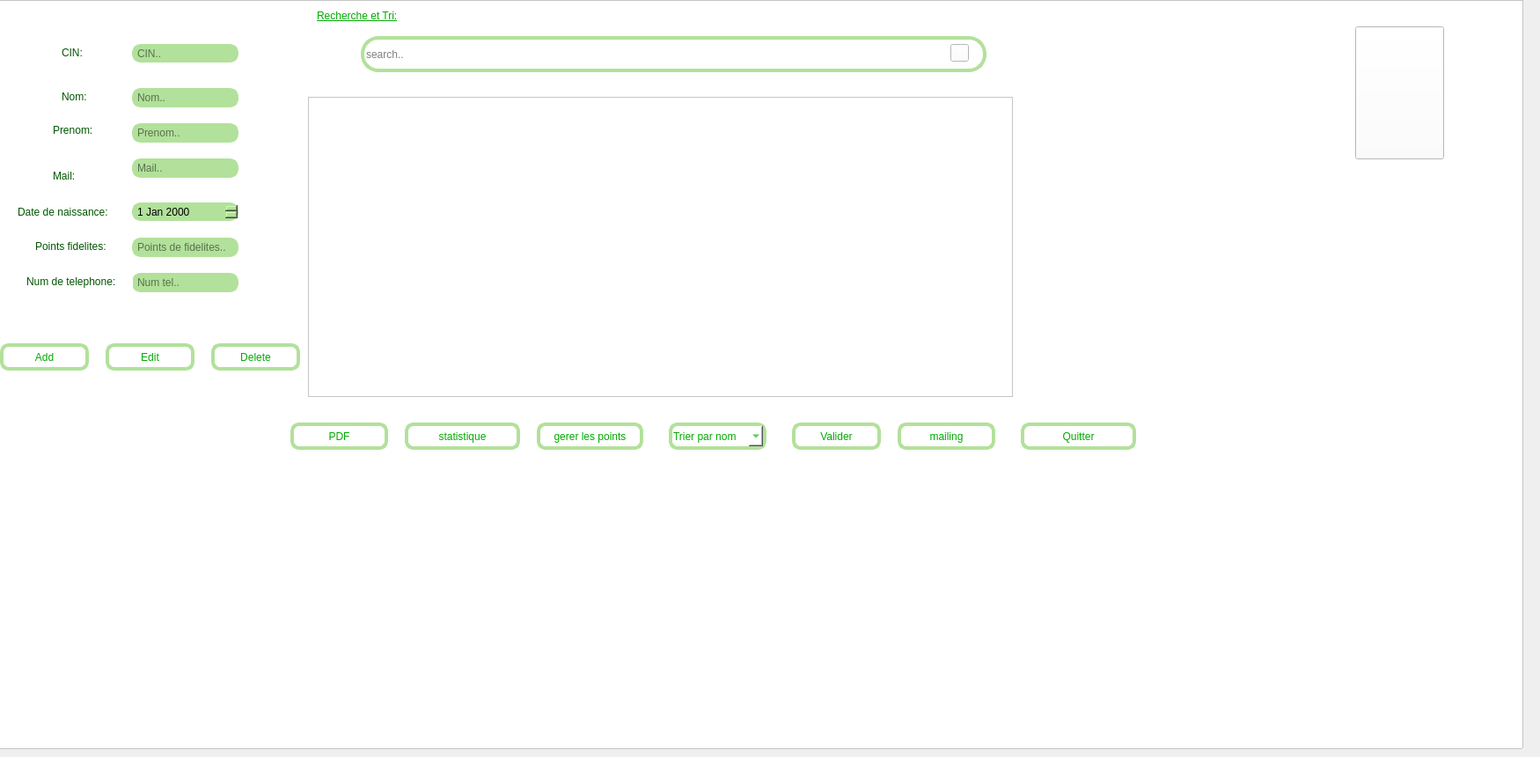
    <widget class="QWidget" name="page_4">
     <widget class="QFrame" name="frame_6">
      <property name="geometry">
       <rect>
        <x>-10</x>
        <y>0</y>
        <width>1741</width>
        <height>851</height>
       </rect>
      </property>
      <property name="styleSheet">
       <string notr="true">background-color: rgb(255, 255, 255);
</string>
      </property>
      <property name="frameShape">
       <enum>QFrame::StyledPanel</enum>
      </property>
      <property name="frameShadow">
       <enum>QFrame::Raised</enum>
      </property>
      <widget class="QLineEdit" name="le_cinclient">
       <property name="geometry">
        <rect>
         <x>160</x>
         <y>50</y>
         <width>121</width>
         <height>21</height>
        </rect>
       </property>
       <property name="styleSheet">
        <string notr="true">background-color: rgb(178, 225, 155);
ffont: 15pt &quot;Centaur&quot;;

border-radius: 10px;
border: 4px solid rgb(178, 225, 155);
</string>
       </property>
       <property name="placeholderText">
        <string>CIN..</string>
       </property>
      </widget>
      <widget class="QLineEdit" name="le_nomclient">
       <property name="geometry">
        <rect>
         <x>160</x>
         <y>100</y>
         <width>121</width>
         <height>22</height>
        </rect>
       </property>
       <property name="styleSheet">
        <string notr="true">background-color: rgb(178, 225, 155);
ffont: 15pt &quot;Centaur&quot;;
border-radius: 10px;
border: 4px solid rgb(178, 225, 155);
</string>
       </property>
       <property name="placeholderText">
        <string>Nom..</string>
       </property>
      </widget>
      <widget class="QLineEdit" name="le_prenomclient">
       <property name="geometry">
        <rect>
         <x>160</x>
         <y>140</y>
         <width>121</width>
         <height>22</height>
        </rect>
       </property>
       <property name="styleSheet">
        <string notr="true">background-color: rgb(178, 225, 155);
ffont: 15pt &quot;Centaur&quot;;
border-radius: 10px;
border: 4px solid rgb(178, 225, 155);
</string>
       </property>
       <property name="placeholderText">
        <string>Prenom..</string>
       </property>
      </widget>
      <widget class="QLineEdit" name="le_mailclient">
       <property name="geometry">
        <rect>
         <x>160</x>
         <y>180</y>
         <width>121</width>
         <height>22</height>
        </rect>
       </property>
       <property name="styleSheet">
        <string notr="true">background-color: rgb(178, 225, 155);
ffont: 15pt &quot;Centaur&quot;;
border-radius: 10px;
border: 4px solid rgb(178, 225, 155);
</string>
       </property>
       <property name="placeholderText">
        <string>Mail..</string>
       </property>
      </widget>
      <widget class="QDateEdit" name="le_dateclient">
       <property name="geometry">
        <rect>
         <x>160</x>
         <y>230</y>
         <width>121</width>
         <height>21</height>
        </rect>
       </property>
       <property name="styleSheet">
        <string notr="true">
background-color: rgb(178, 225, 155);
ffont: 15pt &quot;Centaur&quot;;
border-radius: 10px;
border: 4px solid rgb(178, 225, 155);
</string>
       </property>
      </widget>
      <widget class="QLineEdit" name="le_nbPointsFidelites">
       <property name="geometry">
        <rect>
         <x>160</x>
         <y>270</y>
         <width>121</width>
         <height>22</height>
        </rect>
       </property>
       <property name="styleSheet">
        <string notr="true">background-color: rgb(178, 225, 155);
ffont: 15pt &quot;Centaur&quot;;
border-radius: 10px;
border: 4px solid rgb(178, 225, 155);
</string>
       </property>
       <property name="placeholderText">
        <string>Points de fidelites..</string>
       </property>
      </widget>
      <widget class="QLineEdit" name="le_numTelclient">
       <property name="geometry">
        <rect>
         <x>160</x>
         <y>310</y>
         <width>121</width>
         <height>22</height>
        </rect>
       </property>
       <property name="styleSheet">
        <string notr="true">background-color: rgb(178, 225, 155);
ffont: 15pt &quot;Centaur&quot;;
border-radius: 10px;
border: 4px solid rgb(178, 225, 155);
</string>
       </property>
       <property name="placeholderText">
        <string>Num tel..</string>
       </property>
      </widget>
      <widget class="QPushButton" name="pb_ajouterClient">
       <property name="geometry">
        <rect>
         <x>10</x>
         <y>390</y>
         <width>101</width>
         <height>31</height>
        </rect>
       </property>
       <property name="styleSheet">
        <string notr="true">font: 10pt &quot;Centaur&quot;;
color: rgb(0, 170, 0);
border-radius: 10px;
border: 4px solid rgb(178, 225, 155);</string>
       </property>
       <property name="text">
        <string>Add</string>
       </property>
       <property name="icon">
        <iconset>
         <normaloff>:/add_6431853.png</normaloff>:/add_6431853.png</iconset>
       </property>
      </widget>
      <widget class="QPushButton" name="pb_EditClient">
       <property name="geometry">
        <rect>
         <x>130</x>
         <y>390</y>
         <width>101</width>
         <height>31</height>
        </rect>
       </property>
       <property name="styleSheet">
        <string notr="true">font: 10pt &quot;Centaur&quot;;
color: rgb(0, 170, 0);
border-radius: 10px;
border: 4px solid rgb(178, 225, 155);</string>
       </property>
       <property name="text">
        <string>Edit</string>
       </property>
       <property name="icon">
        <iconset>
         <normaloff>:/pencil_4927277.png</normaloff>:/pencil_4927277.png</iconset>
       </property>
      </widget>
      <widget class="QPushButton" name="pb_supprimerClient">
       <property name="geometry">
        <rect>
         <x>250</x>
         <y>390</y>
         <width>101</width>
         <height>31</height>
        </rect>
       </property>
       <property name="styleSheet">
        <string notr="true">font: 10pt &quot;Centaur&quot;;
color: rgb(0, 170, 0);
border-radius: 10px;
border: 4px solid rgb(178, 225, 155);
</string>
       </property>
       <property name="text">
        <string>Delete</string>
       </property>
       <property name="icon">
        <iconset>
         <normaloff>:/trash-can_2909053.png</normaloff>:/trash-can_2909053.png</iconset>
       </property>
      </widget>
      <widget class="QLabel" name="label_8">
       <property name="geometry">
        <rect>
         <x>30</x>
         <y>230</y>
         <width>121</width>
         <height>21</height>
        </rect>
       </property>
       <property name="styleSheet">
        <string notr="true">font: 10pt &quot;Centaur&quot;;
color: rgb(0, 85, 0);</string>
       </property>
       <property name="text">
        <string>Date de naissance:</string>
       </property>
      </widget>
      <widget class="QLabel" name="label_6">
       <property name="geometry">
        <rect>
         <x>50</x>
         <y>270</y>
         <width>101</width>
         <height>20</height>
        </rect>
       </property>
       <property name="styleSheet">
        <string notr="true">font: 10pt &quot;Centaur&quot;;
color: rgb(0, 85, 0);</string>
       </property>
       <property name="text">
        <string>Points fidelites:</string>
       </property>
      </widget>
      <widget class="QLabel" name="label_11">
       <property name="geometry">
        <rect>
         <x>40</x>
         <y>310</y>
         <width>121</width>
         <height>20</height>
        </rect>
       </property>
       <property name="styleSheet">
        <string notr="true">font: 10pt &quot;Centaur&quot;;
color: rgb(0, 85, 0);
</string>
       </property>
       <property name="text">
        <string>Num de telephone:</string>
       </property>
      </widget>
      <widget class="QLabel" name="label_10">
       <property name="geometry">
        <rect>
         <x>70</x>
         <y>190</y>
         <width>51</width>
         <height>20</height>
        </rect>
       </property>
       <property name="styleSheet">
        <string notr="true">font: 11pt &quot;Centaur&quot;;
color: rgb(0, 85, 0);</string>
       </property>
       <property name="text">
        <string>Mail:</string>
       </property>
      </widget>
      <widget class="QLabel" name="label_9">
       <property name="geometry">
        <rect>
         <x>70</x>
         <y>140</y>
         <width>71</width>
         <height>16</height>
        </rect>
       </property>
       <property name="styleSheet">
        <string notr="true">font: 10pt &quot;Centaur&quot;;
color: rgb(0, 85, 0);</string>
       </property>
       <property name="text">
        <string>Prenom:</string>
       </property>
      </widget>
      <widget class="QLabel" name="label_13">
       <property name="geometry">
        <rect>
         <x>80</x>
         <y>100</y>
         <width>51</width>
         <height>20</height>
        </rect>
       </property>
       <property name="styleSheet">
        <string notr="true">
font: 10pt &quot;Centaur&quot;;
color: rgb(0, 85, 0);</string>
       </property>
       <property name="text">
        <string>Nom:</string>
       </property>
      </widget>
      <widget class="QLabel" name="label_5">
       <property name="geometry">
        <rect>
         <x>80</x>
         <y>50</y>
         <width>41</width>
         <height>20</height>
        </rect>
       </property>
       <property name="styleSheet">
        <string notr="true">font: 10pt &quot;Centaur&quot;;
color: rgb(0, 85, 0);</string>
       </property>
       <property name="text">
        <string>CIN:</string>
       </property>
      </widget>
      <widget class="QTableView" name="tab_clients">
       <property name="geometry">
        <rect>
         <x>360</x>
         <y>110</y>
         <width>801</width>
         <height>341</height>
        </rect>
       </property>
       <property name="styleSheet">
        <string notr="true">border-color: rgb(255, 255, 127);
background-color: rgb(255, 255, 255);
selection-background-color: rgb(0, 85, 255);</string>
       </property>
      </widget>
      <widget class="QComboBox" name="comboBoxClient">
       <property name="geometry">
        <rect>
         <x>770</x>
         <y>480</y>
         <width>111</width>
         <height>31</height>
        </rect>
       </property>
       <property name="styleSheet">
        <string notr="true">font: 10pt &quot;Centaur&quot;;
color: rgb(0, 170, 0);
border-radius: 10px;
border: 4px solid rgb(178, 225, 155);</string>
       </property>
       <item>
        <property name="text">
         <string>Trier par nom</string>
        </property>
       </item>
       <item>
        <property name="text">
         <string>Points</string>
        </property>
       </item>
       <item>
        <property name="text">
         <string>Prenom</string>
        </property>
       </item>
       <item>
        <property name="text">
         <string>Date</string>
        </property>
       </item>
      </widget>
      <widget class="QPushButton" name="pb_valider">
       <property name="geometry">
        <rect>
         <x>910</x>
         <y>480</y>
         <width>101</width>
         <height>31</height>
        </rect>
       </property>
       <property name="styleSheet">
        <string notr="true">font: 10pt &quot;Centaur&quot;;
color: rgb(0, 170, 0);
border-radius: 10px;
border: 4px solid rgb(178, 225, 155);</string>
       </property>
       <property name="text">
        <string>Valider</string>
       </property>
      </widget>
      <widget class="QLineEdit" name="le_chercherclient">
       <property name="geometry">
        <rect>
         <x>420</x>
         <y>41</y>
         <width>711</width>
         <height>41</height>
        </rect>
       </property>
       <property name="styleSheet">
        <string notr="true">border-radius: 20px;
border: 4px solid rgb(178, 225, 155);</string>
       </property>
       <property name="placeholderText">
        <string extracomment="Search..">search..</string>
       </property>
      </widget>
      <widget class="QPushButton" name="pb_PDFClient">
       <property name="geometry">
        <rect>
         <x>340</x>
         <y>480</y>
         <width>111</width>
         <height>31</height>
        </rect>
       </property>
       <property name="styleSheet">
        <string notr="true">font: 10pt &quot;Centaur&quot;;
color: rgb(0, 170, 0);
border-radius: 10px;
border: 4px solid rgb(178, 225, 155);
</string>
       </property>
       <property name="text">
        <string>PDF</string>
       </property>
       <property name="icon">
        <iconset>
         <normaloff>../../../Downloads/pdf_136522.png</normaloff>../../../Downloads/pdf_136522.png</iconset>
       </property>
      </widget>
      <widget class="QPushButton" name="pb_StatClient">
       <property name="geometry">
        <rect>
         <x>470</x>
         <y>480</y>
         <width>131</width>
         <height>31</height>
        </rect>
       </property>
       <property name="styleSheet">
        <string notr="true">font: 10pt &quot;Centaur&quot;;
color: rgb(0, 170, 0);
border-radius: 10px;
border: 4px solid rgb(178, 225, 155);</string>
       </property>
       <property name="text">
        <string>statistique</string>
       </property>
       <property name="icon">
        <iconset>
         <normaloff>:/pie-chart_2695434.png</normaloff>:/pie-chart_2695434.png</iconset>
       </property>
      </widget>
      <widget class="QPushButton" name="pb_gererpoints">
       <property name="geometry">
        <rect>
         <x>620</x>
         <y>480</y>
         <width>121</width>
         <height>31</height>
        </rect>
       </property>
       <property name="styleSheet">
        <string notr="true">font: 10pt &quot;Centaur&quot;;
color: rgb(0, 170, 0);
border-radius: 10px;
border: 4px solid rgb(178, 225, 155);</string>
       </property>
       <property name="text">
        <string>gerer les points</string>
       </property>
      </widget>
      <widget class="QLabel" name="label_3">
       <property name="geometry">
        <rect>
         <x>370</x>
         <y>10</y>
         <width>201</width>
         <height>16</height>
        </rect>
       </property>
       <property name="styleSheet">
        <string notr="true">font: 12pt &quot;Centaur&quot;;
text-decoration: underline;
color: rgb(0, 170, 0);</string>
       </property>
       <property name="text">
        <string>Recherche et Tri:</string>
       </property>
      </widget>
      <widget class="QPushButton" name="pushButton_15">
       <property name="geometry">
        <rect>
         <x>1090</x>
         <y>50</y>
         <width>21</width>
         <height>20</height>
        </rect>
       </property>
       <property name="styleSheet">
        <string notr="true">border-image: url(:/search_4687318.png);</string>
       </property>
       <property name="text">
        <string/>
       </property>
      </widget>
      <widget class="QPushButton" name="pb_mailing">
       <property name="geometry">
        <rect>
         <x>1030</x>
         <y>480</y>
         <width>111</width>
         <height>31</height>
        </rect>
       </property>
       <property name="styleSheet">
        <string notr="true">font: 10pt &quot;Centaur&quot;;
color: rgb(0, 170, 0);
border-radius: 10px;
border: 4px solid rgb(178, 225, 155);</string>
       </property>
       <property name="text">
        <string>mailing</string>
       </property>
      </widget>
      <widget class="QPushButton" name="pb_quitterClient">
       <property name="geometry">
        <rect>
         <x>1170</x>
         <y>480</y>
         <width>131</width>
         <height>31</height>
        </rect>
       </property>
       <property name="styleSheet">
        <string notr="true">font: 10pt &quot;Centaur&quot;;
color: rgb(0, 170, 0);
border-radius: 10px;
border: 4px solid rgb(178, 225, 155);</string>
       </property>
       <property name="text">
        <string>Quitter</string>
       </property>
      </widget>
      <widget class="QPushButton" name="pushButton_2">
       <property name="geometry">
        <rect>
         <x>1550</x>
         <y>30</y>
         <width>101</width>
         <height>151</height>
        </rect>
       </property>
       <property name="styleSheet">
        <string notr="true">image: url(:/logo ....png);
border-image: url(:/logo ....png);</string>
       </property>
       <property name="text">
        <string/>
       </property>
      </widget>
     </widget>
    </widget>
